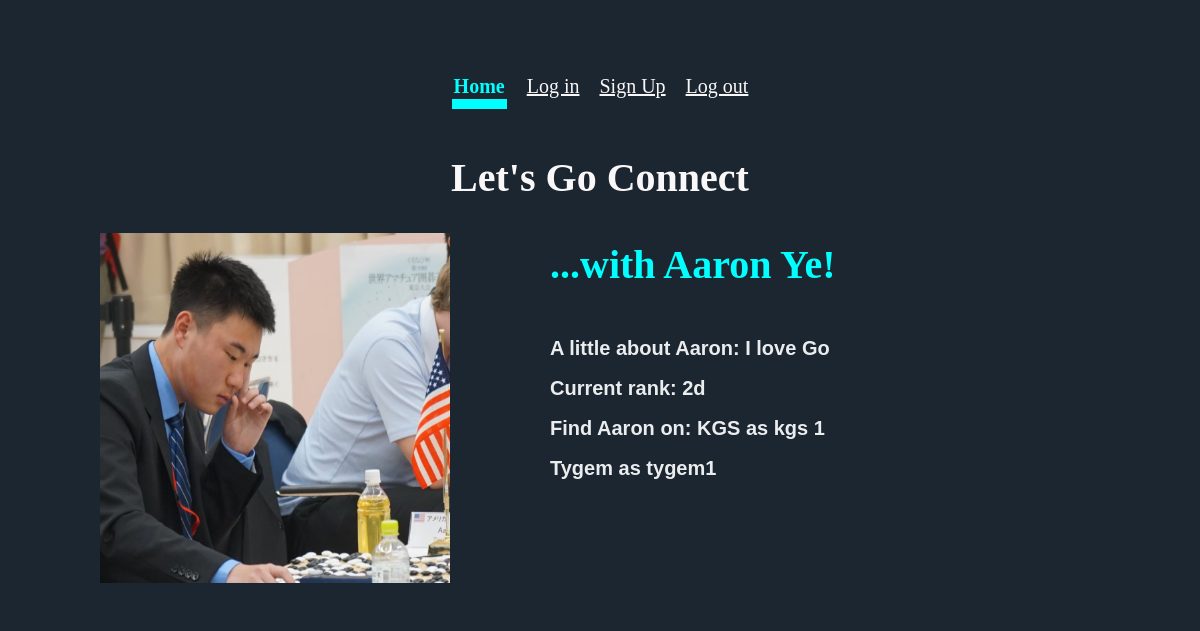
The app's page /index.php?image=1 with its own data.
### tables this page shows
CREATE TABLE `player` (
	`id`	INTEGER NOT NULL PRIMARY KEY AUTOINCREMENT,
	`folder_path`	VARCHAR (100),
	`file_name`	VARCHAR (200),
	`username`	TEXT NOT NULL UNIQUE,
	`password`	TEXT NOT NULL,
	`session`	TEXT UNIQUE,
	`first_name`	VARCHAR (100) NOT NULL,
	`last_name`	VARCHAR (100) NOT NULL,
	`bio`	TEXT NOT NULL UNIQUE,
	`ranking`	VARCHAR (100) NOT NULL,
	`kgs_id`	VARCHAR (100),
	`tygem_id`	VARCHAR (100),
	`igs_id`	VARCHAR (100)
);

### includes/init.php (called while the page is built, shortened)
<?php
function exec_sql_query($db, $sql, $params = array()) {
  $query = $db->prepare($sql);
  if ($query and $query->execute($params)) {
    return $query;
  }
  return NULL;
}
?>

### index.php (the view, shortened to what this page needs)
<?php
    include('includes/init.php');
?>
<!DOCTYPE html>
<html>
<head>
    <link rel="stylesheet" type="text/css" href="styles/all.css" media="all" />
</head>
<body>
  <?php
    include("includes/header.php");
  ?>
  <h1> Let's Go Connect </h1>
  <?php
    $selected_img = filter_input(INPUT_GET, "image", FILTER_SANITIZE_STRING);
    if ($selected_img > 0) {
      display_selected_img($selected_img, $db);
    } else {
      display_all_img($db);
    }
    function display_selected_img ($selected_img, $db) {
      $sql = "SELECT id, folder_path, file_name, first_name, last_name, bio,
        ranking, kgs_id, tygem_id, igs_id, username FROM player WHERE id = ".$selected_img;
      $params = array();
      $user_info = exec_sql_query($db, $sql, $params)->fetchAll();
      if (isset($user_info) and !empty($user_info)) {
          $details = $user_info[0];
          $src = $details[1].$details[2];
          $first_name = $details[3];
          $name = $first_name." ".$details[4];
          $bio = $details[5];
          $ranking = $details[6];
          $kgs_id = $details[7];
          $tygem_id = $details[8];
          $igs_id = $details[9];
          echo '<img id="imgopen" alt="Image Upload" src="'.$src.'" width="350" height="350"/>';
          echo "<h3> ...with $name!</h3>";
          echo "<h5>";
          echo "A little about $first_name: $bio<br>";
          echo "Current rank: $ranking<br>";
          echo "Find $first_name on: ";
          if (!empty($kgs_id)) {
            echo "KGS as $kgs_id<br>";
          } if (!empty($igs_id)) {
          } if (!empty($tygem_id)) {
            echo "Tygem as $tygem_id<br>";
          } else {
            echo "No Go servers at the moment<br>";
          }
          echo "</h5>";
              ?>
              <?php
      }
    }
  ?>
</body>
</html>

### styles/all.css (style rules this page uses)
html { font-family: sans-serif; background-color: #1B2631; }
h1 { text-align: center; font-family: certa-sans; color: #f9f7f7; font-size: 40px; }
h3 { font-family: certa-sans; color: #00FFFF; text-align: left; font-size: 40px; }
h5 { text-align: left; color: #EAECEE; font-size: 20px; line-height: 40px; }
#imgopen { padding: 100px; padding-top: 5px; margin-bottom: 20px; padding-bottom: 20px; float: left; }
body { margin: 0 auto; }

### records on screen
player: folder_path+file_name (picture), name "Aaron Ye", first_name "Aaron", bio "I love Go", ranking "2d", kgs "kgs 1", tygem "tygem1"

### other values on screen
$page_name "Home"
$page_name "Log in"
$page_name "Sign Up"
$page_name "Log out"
